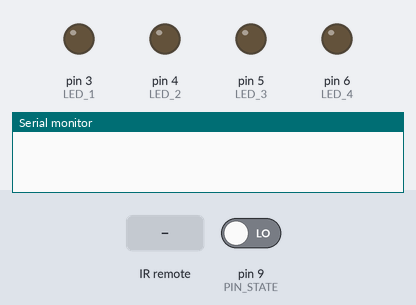
A sketch run on a simulated Arduino Uno, built with avr-gcc and run on an emulated ATmega328P. On the bench: output pins drawn as LEDs (lit = HIGH), the last lines printed to the serial monitor. The test bench sets the inputs (shaded band); at power-on: pin 9 (PIN_STATE) LOW.

Above: at 1.2 s.
1.3 s: infrared code 0xF30CFF00 received
At 2.2 s:
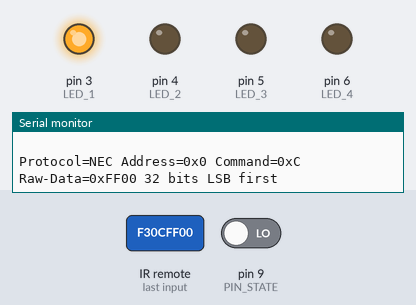
2.8 s: infrared code 0xE718FF00 received
At 3.4 s:
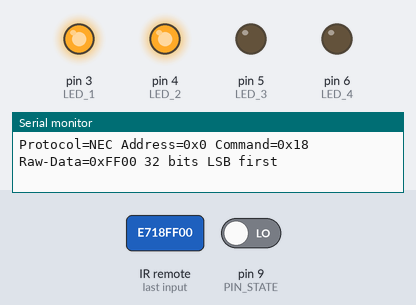
4.3 s: infrared code 0xA15EFF00 received
At 5.5 s:
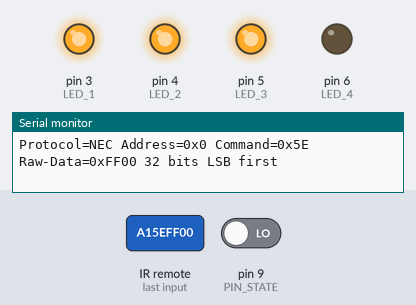
5.8 s: infrared code 0xF708FF00 received
At 6.9 s:
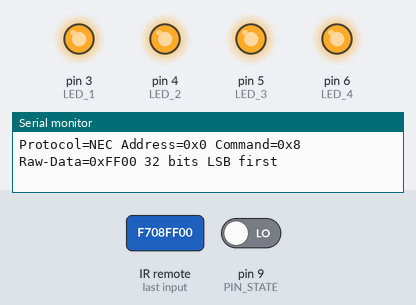
7.3 s: infrared code 0xF30CFF00 received
At 8.0 s:
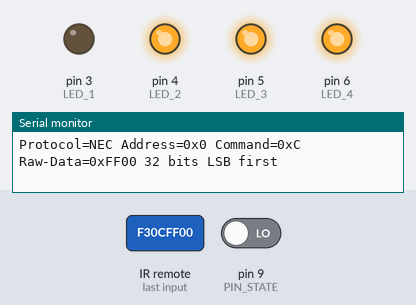
8.8 s: infrared code 0xE718FF00 received
At 9.2 s:
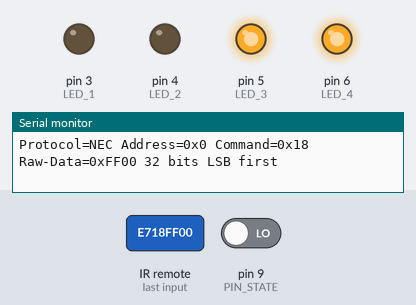
Timing chart, 0 to 11.3 s (numbered marks = the images above; inputs shaded):
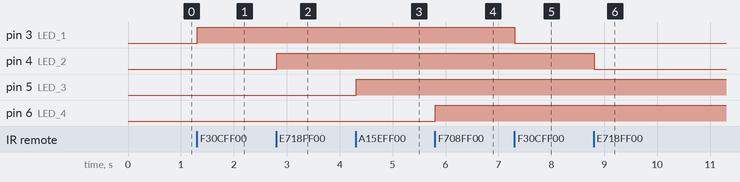

Measured:
- after the input at 1.3 s, pin 3 (LED_1): LOW → HIGH at once
- after the input at 2.8 s, pin 4 (LED_2): LOW → HIGH at once
- after the input at 4.3 s, pin 5 (LED_3): LOW → HIGH at once
- after the input at 5.8 s, pin 6 (LED_4): LOW → HIGH at once
- after the input at 7.3 s, pin 3 (LED_1): HIGH → LOW at once
- after the input at 8.8 s, pin 4 (LED_2): HIGH → LOW at once

The sketch:

IR_BLUE_GESTION_LED.ino
```cpp
/**
 * e-mail : openprogramming23@gmail.com
 * gitHub : https://github.com/RS-malik-el
 * Donation : paypal.me/RachelSysteme
 *
 * @AUTEUR : Exaucé KIMBEMBE / @OpenProgramming
 * DATE : 11/06/2023
 *
 * @Board : Arduino
 * Programme Arduino pour contrôler 4 lampes par Bluetooth ou télécommande infrarouge.
 * Ce code permet d'allumer ou d'éteindre les lampes individuellement en utilisant des signaux Bluetooth ou infrarouges.
 *
 * @Outils
 * (1) HC-05
 * (1) Relais 4 canaux
 * (1) Recepteur infrarouge 32KHz
 * (1) Télécommande
 * (1) Carte Arduino
 * (4) Lampes
 *
 * @Instructions d'utilisation :
 * 1. Assurez-vous d'avoir correctement connecté les modules Bluetooth et infrarouge à l'Arduino.
 * 2. Téléchargez et installez les bibliothèques nécessaires pour le module Bluetooth et infrarouge.
 * 3. Associez votre appareil Bluetooth avec l'Arduino, ou utilisez une télécommande infrarouge compatible.
 * 4. Envoyez les commandes appropriées (Bluetooth ou infrarouge) pour allumer ou éteindre les lampes
 *
 * @Notes :
 * - Les signaux Bluetooth peuvent être envoyés à partir d'une application mobile ou d'un autre appareil compatible.
 * - Assurez-vous d'ajuster les broches utilisées pour les signaux infrarouges et les sorties des lampes en fonction
 *   de votre configuration matérielle.
*/

#ifndef __AVR__
  #error "Selectionner une carte Arduino"
#endif

#define DECODE_NEC // Protocole utilisé
#include <IRremote.h>
#include <SoftwareSerial.h>

#define PIN_IR_REC 2 // Pin reception infrarouge
#define LED_1      3 // Pin led 1
#define LED_2      4 // Pin led 2
#define LED_3      5 // Pin led 3
#define LED_4      6 // Pin led 4
// Pins HC-05
#define RX        10
#define TX        11
#define PIN_STATE 9

#define _REPEAT  0X1 // Valeur flag de répétition (appui maintenu du bouton)

// A remplacer
#define IR_CMD_1   0xF30CFF00 // Touche 1 de la télécommande
#define IR_CMD_2   0xE718FF00 // Touche 2 de la télécommande
#define IR_CMD_3   0xA15EFF00 // Touche 3 de la télécommande
#define IR_CMD_4   0xF708FF00 // Touche 4 de la télécommande

// Commandes bluetooth
#define BLUE_CMD_1  "L_1"
#define BLUE_CMD_2  "L_2"
#define BLUE_CMD_3  "L_3"
#define BLUE_CMD_4  "L_4"

// Variables de contrôle de l'états des lampes
bool etat_1 = false;
bool etat_2 = false;
bool etat_3 = false;
bool etat_4 = false;

uint8_t updateLed = 0; // Numéro de la led a mettre à jour l'état

SoftwareSerial bluetooth(RX,TX);

// Prototype des fonctions
void updateLampe(void);

void setup(){
  Serial.begin(9600);
  bluetooth.begin(9600);

  IrReceiver.setReceivePin(PIN_IR_REC);
  IrReceiver.start();
  printActiveIRProtocols(&Serial);
  Serial.println(" ");

  pinMode(LED_1, OUTPUT);
  pinMode(LED_2, OUTPUT);
  pinMode(LED_3, OUTPUT);
  pinMode(LED_4, OUTPUT);

  pinMode(PIN_STATE, INPUT);
}


void loop(){
  // Si bluetooth connecté (Reception bluetooth)
  if(digitalRead(PIN_STATE)==true){
    if(bluetooth.available()){
      String reception = bluetooth.readStringUntil('\n');
      reception.trim();
      reception.toUpperCase();

      if(reception == BLUE_CMD_1){updateLed = 1;}
      else if(reception == BLUE_CMD_2){updateLed = 2;}
      else if(reception == BLUE_CMD_3){updateLed = 3;}
      else if(reception == BLUE_CMD_4){updateLed = 4;}

      updateLampe();
    }
  }

  // Reception IR
  if(IrReceiver.decode() == true){
    // reception de potentiel bruit ou d'appuis maintenu du bouton
    if (IrReceiver.decodedIRData.protocol == UNKNOWN || IrReceiver.decodedIRData.flags == _REPEAT){
      IrReceiver.resume(); // Préparation pour une nouvelle réception
      return; // fin loop
    }

    uint32_t valCmd = 0 ; // Stocke la valeur du signal reçu
    valCmd = IrReceiver.decodedIRData.decodedRawData; // Stockage de la valeur du signal reçu

    // Affichage des résulats dans le moniteur série
    IrReceiver.printIRResultShort(&Serial);

    IrReceiver.resume();

    if (valCmd == IR_CMD_1){updateLed = 1;}
    else if (valCmd == IR_CMD_2){updateLed = 2;}
    else if (valCmd == IR_CMD_3){updateLed = 3;}
    else if (valCmd == IR_CMD_4){updateLed = 4;}

    updateLampe();
  }

}// Fin loop


void updateLampe(void){

  if(updateLed == 1){
    etat_1 = not etat_1;
    digitalWrite(LED_1, etat_1);
  }

  else if(updateLed == 2) {
    etat_2 = not etat_2;
    digitalWrite(LED_2, etat_2);
  }

  else if(updateLed == 3) {
    etat_3 = not etat_3;
    digitalWrite(LED_3, etat_3);
  }

  else if (updateLed == 4) {
    etat_4 = not etat_4;
    digitalWrite(LED_4, etat_4);
  }

  updateLed = 0; // Re-initialisation de la variable
}
```
